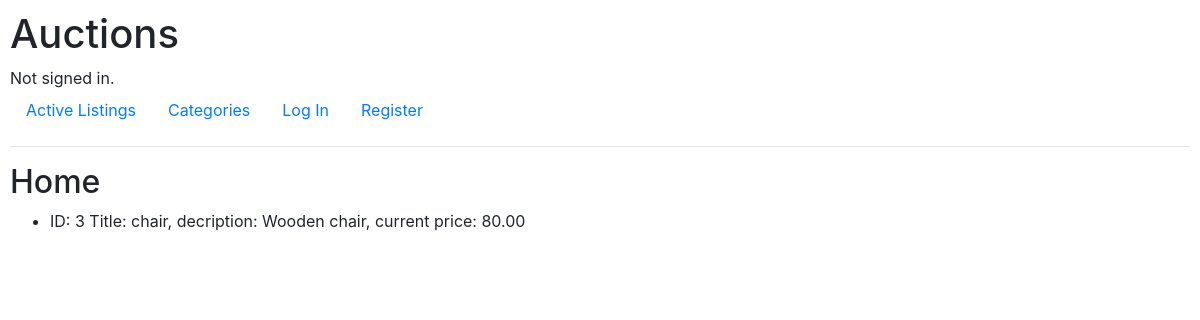
Page //category/Home on the committed database.
### auctions/models.py (models this page shows, shortened)
class AuctionListing(models.Model):
    categories = [
    ("Clothing","Clothing"),
    ("Car","Car"),
    ("RTV","RTV"),
    ("AGD","AGD"),
    ("Toy","Toy"),
    ("Home","Home")
    ]
    title = models.CharField(max_length=64)
    category = models.CharField(max_length=10, blank=True, choices=categories)
    description = models.CharField(max_length=512)
    starting_bid = models.DecimalField(max_digits=10, decimal_places=2)
    current_price = models.DecimalField(max_digits=10, decimal_places=2, null=True, blank=True)
    image = models.CharField(max_length=10240,default="https://encrypted-tbn0.gstatic.com/images?q=tbn:ANd9GcRqEWgS0uxxEYJ0PsOb2OgwyWvC0Gjp8NUdPw&usqp=CAU",blank=True,null=True)
    def __str__(self):
        return f"ID: {self.id} Title: {self.title}, decription: {self.description}, current price: {self.current_price}"

### auctions/views.py (the view)
# urls.py: path("/category/<str:category_listing>", views.category_listing, name="category_listing"),
def category_listing(request, category_listing):
    list_of_objects = AuctionListing.objects.filter(category=category_listing)
    return render(request, "auctions/category_listing.html",{
        "category_listing": category_listing,
        "list": list_of_objects
    })

### auctions/templates/auctions/category_listing.html
{% extends "auctions/layout.html" %}
{% block body %}
    <h2>{{category_listing}}</h2>
    <ul>
    {% for object in list %}
        <li>{{object}}</li>
    {% endfor %}
    </ul>
{% endblock %}

### auctions/static/auctions/styles.css (style rules this page uses)
body { padding: 10px; }

### rows in the picture
AuctionListing: category "Home", id+title+description "ID: 3 Title: chair, decription: Wooden chair, current price: 80.00"
